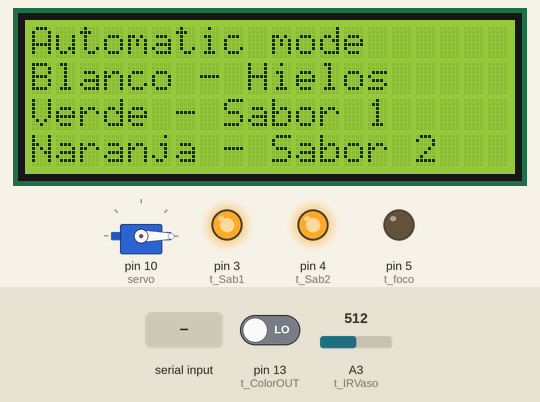
This sketch was run on a simulated Arduino Uno, built with avr-gcc and run on an emulated ATmega328P. Parts: 20×4 character LCD, servo, output pins drawn as LEDs (lit = HIGH). Inputs (shaded band) come from the test bench; at power-on: A3 (t_IRVaso) = 512, pin 13 (t_ColorOUT) LOW. Pins used as bus, display or sensor lines are not drawn; what the sketch prints to the serial monitor is not drawn.

Above: at 1.3 s.
1.4 s: A3 (t_IRVaso) set to 408
2.9 s: A3 (t_IRVaso) set to 391
At 3.8 s:
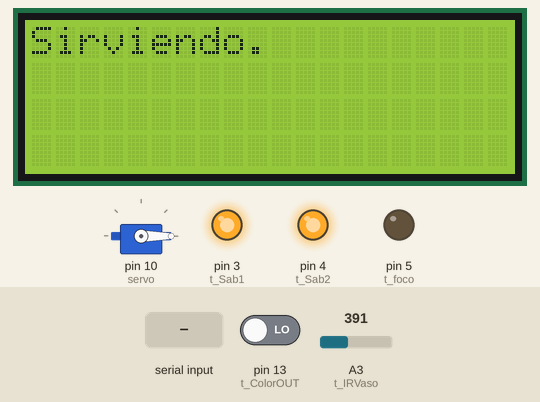
7.4 s: A3 (t_IRVaso) set to 410
At 9.4 s:
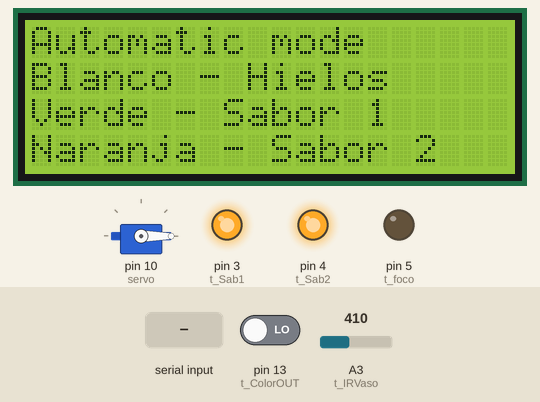
10.4 s: "1" received over Serial
At 10.86 s:
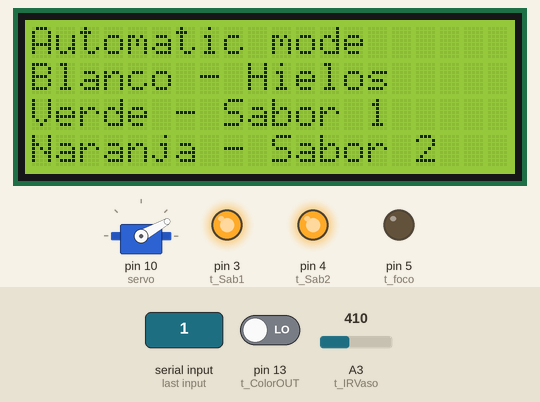
13.2 s: A3 (t_IRVaso) set to 390
At 19.8 s:
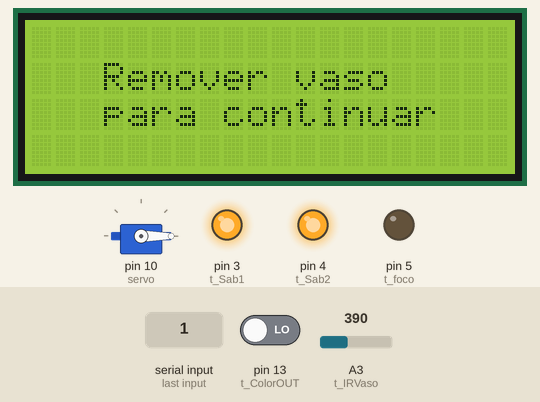
Timing chart, 0 to 20.9 s (numbered marks = the images above; inputs shaded):
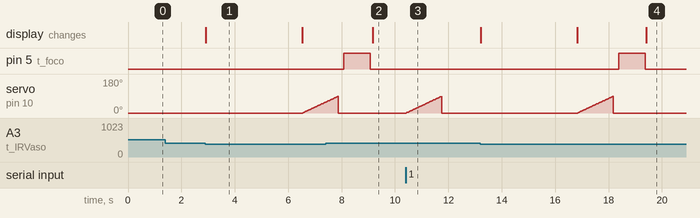

The sketch:

Integrador.ino
```cpp
// Integrador.ino

#include <Keypad.h>
// Para configurar I2C con PCF8574 como extensor de 8 terminales digitales:
#include <PCF8574.h>
//#include <Wire.h>
// Para LCD con I2C
#include <LiquidCrystal_I2C.h>
#include <PWMServo.h>
//#include <Servo.h>

// Para teclado
const byte nrows = 4;
const byte ncols = 4;
const byte rows[nrows] = {9, 8, 7, 6};
const byte cols[ncols] = {5, 4, 3, 2};
char keys[nrows][ncols] =
{ {'1', '2', '3', 'C'},
  {'4', '5', '6', '+'},
  {'7', '8', '9', '-'},
  {'*', '0', '/', '='}};

//Objeto servo
PWMServo servo;

// Objeto Keypad
//Keypad kbd = Keypad(makeKeymap(keys), rows, cols, nrows, ncols);

// HEX address
PCF8574 pcf8574(0x20);
LiquidCrystal_I2C lcd(0x27,20,4);  // set the LCD address to 0x27 for a 16 chars and 2 line display

// Terminales
#define t_IRVaso A3  // Sensor IR
#define t_ColorEN A0
#define t_ColorS3 11
#define t_ColorS2 12
#define t_ColorOUT 13

#define t_Sab1 3
#define t_Sab2 4
#define t_foco 5
// Terminales de PCF8574
/*
  P0 - Bomba1
  P1 - Bomba2
  P2 - Hielo
  P3 - Foco1
  P4 - Foco2
  P5 - Ventilador
  P6
  P7


*/

// Dirección de PCF8564
#define PCF_ADDR = 0x20;

// VARIABLES GLOBALES
// (Flag) usado en el T1 para servir por 4 segundos mientras el vaso se detecta
volatile bool sirviendo1 = false;
volatile int cuatroT2;
byte rgb[3];    // Utilizadas por el sensor de coor mediante la función getColors()

void setup() {

  // Definición de terminales
  pinMode(t_IRVaso, INPUT);
  pinMode(t_ColorEN, OUTPUT);
  pinMode(t_ColorS3, OUTPUT);
  pinMode(t_ColorS2, OUTPUT);
  pinMode(t_ColorOUT, INPUT);
  pinMode(t_Sab1, OUTPUT);
  pinMode(t_Sab2, OUTPUT);
  pinMode(t_foco, OUTPUT);

  digitalWrite(t_Sab1, 1);
  digitalWrite(t_Sab2, 1);
  digitalWrite(t_foco, 0);

  lcd.init();         // Inicializa LCD
  lcd.backlight();    // Enciende LED de LCD

  lcd.print("Automatic mode");
  lcd.setCursor(0, 1);
  lcd.print("Blanco - Hielos");
  lcd.setCursor(0, 2);
  lcd.print("Verde - Sabor 1");
  lcd.setCursor(0, 3);
  lcd.print("Naranja - Sabor 2");


  servo.attach(10); // Inicia servo en pin 10
  servo.write(0); // Regresa servo a posición inicial
  // Terminales de PCF8574
  pcf8574.begin(0);  // Iniciar en ceros

  // SI no está conectada la extensión
  if(!pcf8574.isConnected()){
   // lcd.print("NOT 8574");
    //while(1);
  }

  // ESTADO INICIAL DE TERMINALES
  // Todo 8574 inicia en cero
  //pcf8574.write8(0, 1);


  // Timer 2 para contar 4 segundos de llenado de vaso mientras el vaso se detecta
  TCCR2A = 0;
  TCCR2B = 0; // Timer 1 desactivado inicialmente
  // TCCR1B |= (1 << CS10) | (1 << CS12);  // Preescalador 1024 ()

  TIMSK2 |= (1 << TOIE2);   // Interrupcion por comparación
  // Contará 244 interrupciones del timer 2; 4* (256 * 1024 / 16Mhz) = 3.997 s


  Serial.begin(9600);

    // Desactiva bombas: (RELE ACTIVA CON CERO)
  pcf8574.write(0, 1);
  pcf8574.write(1, 1);

  // Deshabilita sensor de color
  digitalWrite(t_ColorEN, 0);
  digitalWrite(t_ColorS3, 1);
  digitalWrite(t_ColorS2, 1);

  Serial.println("Bienvenido!");
  Serial.println("Presiona 1 para servir un hielo");
}

void loop() {
  //lcd.setCursor(0, 1);
  //lcd.print("Manual (Teclado)");
/*
  getColors();
  for(int i=0; i < 3; ++i){
    Serial.print(rgb[i]);
    //lcd.setCursor(0, i);
    Serial.print("\t");
  }
  Serial.println("");
*/
/*  TECLADO
char k;
  lcd.cursor();
  while((k = kbd.getKey()) == '\0');  // Hasta obtener seleccion
  lcd.print(k); // Imprime seleccion
  lcd.noCursor();
*/

  if(Serial.available() > 0){

    char c = Serial.read();
    if(c == '1')
      servirHielo();
    Serial.println("Hielo servido");
  }


  int objeto = analogRead(t_IRVaso);  // Revisa si hay vaso (menor de 400)
  //Serial.println(objeto);

  if(objeto <= 400){     // Vref de 1.6617 V1
    // Si se detecta vaso
    lcd.clear();
    lcd.print("Sirviendo.");

    // AQUI VA LA ELECCION DE SABOR // Activa bomba o motor según color
    getColors();

     for(int i = 0; i < 3; ++i){
        Serial.print(rgb[i]);
        Serial.print("\t");
    }

    Serial.println("");

    bool hielo = false;
    if(rgb[0] < 70 && rgb[1] < 35 && rgb[2] < 45){  // Blanco hielos
      lcd.print("Blanco Servo");
      servirHielo();
      hielo = true;

      delay(200);
      //pcf8574.write(2, 0);
    } else if(rgb[0] > 70 && rgb[1] < 75 && rgb[2] > 40){

      lcd.print("Verde");   // Bebida 1
      Serial.println("Sirviendo verde");
      pcf8574.write(0, 0);
      digitalWrite(t_Sab1, 0);

    } else //if(rgb[0] < 20 && rgb[1] > 50 && rgb[2] > 50){
  {
      lcd.print("Naranja"); // Bebida 2
      Serial.println("Sirviendo naranja");
      pcf8574.write(1, 0);
      digitalWrite(t_Sab2, 0);
    }

    digitalWrite(t_foco, 1);
    delay(1000);
    // Si no es hielo, sirve
    if(!hielo){
      // Empieza a servir
      sirviendo1 = true;
      // Mientras el vaso se detecte y el timer no haya finalizado
      // Si alguna de las dos no se cumple, termina
      // Inicia T2 (casi 4 seg)
      TCCR2B |= (1 << CS20) | (1 << CS22);  // Preescalador 1024
      TCNT2 = 0;
      cuatroT2 = 0;

      while(objeto <= 400 && sirviendo1 == true) {
        // Revisa el vaso
        objeto = analogRead(t_IRVaso);
        //Serial.println(objeto);
      }
      // Apaga toda bomba y motor a posición original
      pcf8574.write(0, 1);
      pcf8574.write(1, 1);
      pcf8574.write(2, 1);
      digitalWrite(t_Sab1, 1);
      digitalWrite(t_Sab2, 1);
      // Desactivar T2
      TCCR2B = 0;
    }
    // Da oportunidad a quitar el vaso

    digitalWrite(t_foco, 0);
    lcd.clear();
    lcd.setCursor(3, 1);
    lcd.print("Remover vaso");
    lcd.setCursor(3, 2);
    lcd.print("para continuar");


    do{
      objeto = analogRead(t_IRVaso);
    }while(objeto <= 400); // NO continua hasta quitar vaso
    lcd.clear();
    lcd.print("Automatic mode");
    lcd.setCursor(0, 1);
    lcd.print("Blanco - Hielos");
    lcd.setCursor(0, 2);
    lcd.print("Verde - Sabor 1");
    lcd.setCursor(0, 3);
    lcd.print("Naranja - Sabor 2");
  }
}

// Timer 2 cada 4 segundos
ISR(TIMER2_OVF_vect) {
  // Reinicia flag para terminar de servir
  cuatroT2++;
  if(cuatroT2 > 300){
    sirviendo1 = false;
    // DEsactiva timer
    TCCR2B = 0;
  }
  TCNT2 = 0;
}

void getColors(){ // Sobreescribe las variables red, green y blue

  // Habilita sensor
  digitalWrite(t_ColorEN, 1);

  // Mide con filtro rojo:
  digitalWrite(t_ColorS2, 0);
  digitalWrite(t_ColorS3, 0);
  rgb[0] = pulseIn(t_ColorOUT, 0);  // Mide el pulso bajo
  delay(200); // Estabiliza sensor

  // Mide con filtro verde:
  digitalWrite(t_ColorS2, 1);
  digitalWrite(t_ColorS3, 1);
  rgb[1] = pulseIn(t_ColorOUT, 0);  // Mide el pulso bajo
  delay(200); // Estabiliza sensor

  // Mide con filtro azul:
  digitalWrite(t_ColorS2, 0);
  digitalWrite(t_ColorS3, 1);
  rgb[2] = pulseIn(t_ColorOUT, 0);  // Mide el pulso bajo
  delay(200); // Estabiliza sensor

  // Deshabilita sensor de color
  digitalWrite(t_ColorEN, 0);
  digitalWrite(t_ColorS3, 1);
  digitalWrite(t_ColorS2, 1);
}

void servirHielo(){
  for(int i = 0; i < 90; ++i){
    servo.write(i);
    delay(15);
  }
  servo.write(0);
}
```

Measured:
- the behaviour switches between 401 and 400 on A3 (t_IRVaso) (found by bisection; images 0 and 1)
- after the input at 1.4 s, every drawn part: stays the same
- after the input at 2.9 s, servo on pin 10 (servo): moves from 0° to 58° over 0.84 s, starting after 3.7 s; the display: changes at once (image 1)
- after the input at 7.4 s, the display: changes after 1.8 s (image 2)
- after the input at 10.4 s, servo on pin 10 (servo): rises from 0° to 89° in 1.3 s, then falls to 0° in 0.02 s
- after the input at 13.2 s, pin 5 (t_foco): LOW → HIGH after 5.2 s, → LOW 1.0 s later; servo on pin 10 (servo): rises from 0° to 88° in 1.3 s, then falls to 0° in 0.03 s; the display: first changes at once (image 4 shows a later state)
- what the display in image 1 shows lasts 3.6 s, from 2.9 s to 6.5 s
